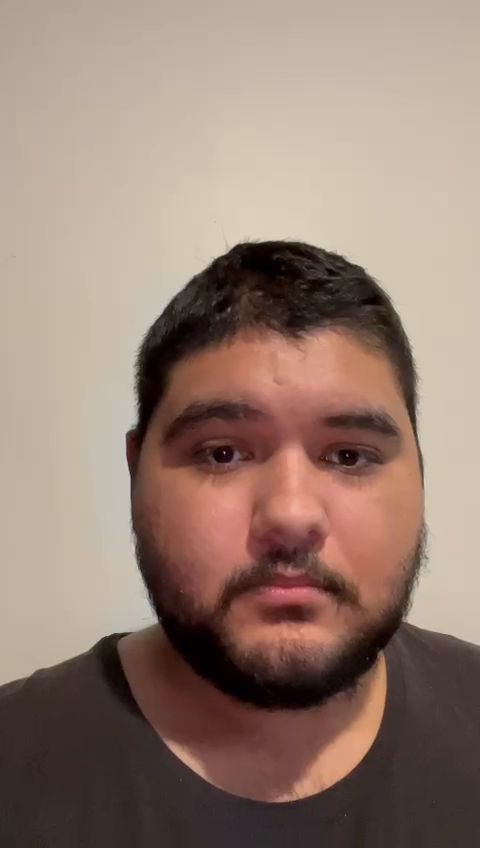
#> input picture frame 95 of reconocimiento facial/Lester1.mp4, 480 x 848 px, given in place of lilycolins1.mp4, which was not available
$ python capturaRostros.py
#> lines starting #> are read from the running program, lines starting #| are printed output that depends on the picture; pictures that were not available may be replaced by others from this repository, and a replacement may not be noted
import os

import cv2
import imutils

# Aqui encontramos el nombre de la carpeta a la cual se agregaran los rostros para entrenar
# Se tiene que descomentar para ejecutar la carpeta a crear
# una vez creada, comentar de nuevo y repetir el paso anterior con la siguiente persona
personName = 'LilyColins'
# [7 lines of commented-out code are left out]
dataPath = 'C:/Users/leste/OneDrive/Escritorio/reconocimiento facial/data'
personPath = dataPath + '/' + personName
# si no esxite esa carpeta se crea y se le agregan las imagenes sacadas del video o de la camara web
if not os.path.exists(personPath):
    print('Carpeta creada: ', personPath)
    os.makedirs(personPath)
# Esta opcion es para crear un dataset con su propia camara web
# cap = cv2.VideoCapture(0, cv2.CAP_DSHOW)

# Esta opcion es para crear el dataset a base de un video
# esta opcion es para capturar a traves de webcam
# cap = cv2.VideoCapture(0,cv2.CAP_DSHOW)

# Aqui empiezan los videos precargados para su captura de rostros
# descomentar el que desea capturar
cap = cv2.VideoCapture('lilycolins1.mp4')
# [6 lines of commented-out code are left out]


faceClassif = cv2.CascadeClassifier(
    cv2.data.haarcascades+'haarcascade_frontalface_default.xml')
# contador de rostros capturados
# incrementar dependiendo la cantidad de rostros capturados mas abajo
count = 0

# Aqui se hace la captura de los rostros
while True:

    ret, frame = cap.read()
#> frame is the input picture: shape (848, 480, 3); mean B, G, R 114.6, 127, 149.3
    if ret == False:
        break
    frame = imutils.resize(frame, width=640)
#> frame: shape (1130, 640, 3)
    gray = cv2.cvtColor(frame, cv2.COLOR_BGR2GRAY)
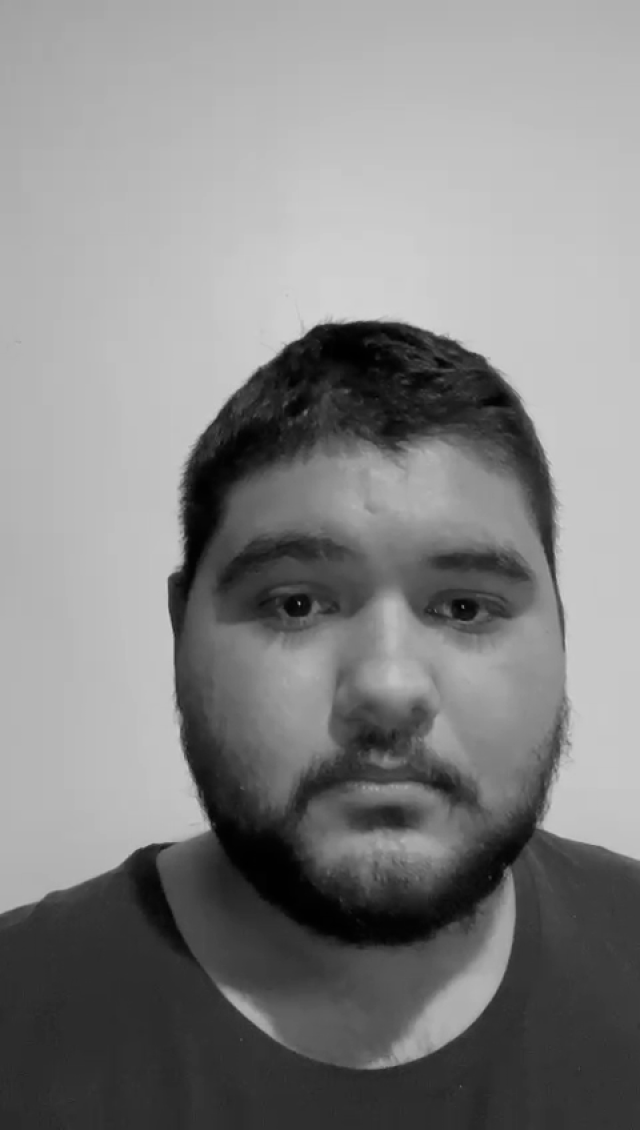
#> gray: shape (1130, 640); min 0, max 213, mean 132.2
    auxFrame = frame.copy()
    faces = faceClassif.detectMultiScale(gray, 1.3, 5)
#> faces = [[175, 442, 430, 430]]

    for (x, y, w, h) in faces:
        cv2.rectangle(frame, (x, y), (x+w, y+h), (0, 255, 0), 2)
        rostro = auxFrame[y:y+h, x:x+w]
        # en esta parte se toma el rostro y se seta la anchura y altura del cuadrado a tomar
        rostro = cv2.resize(rostro, (170, 170), interpolation=cv2.INTER_CUBIC)
        # aqui se escribira la captura del rostro y se guardara en el formato .jpg con el nombre, rostro y un contador
        cv2.imwrite(personPath + '/rostro_{}.jpg'.format(count), rostro)
        count = count + 1
#> this loop made 1 pass
#> (x, y, w, h, count) on pass 1: (175, 442, 430, 430, 1)
#> pass 1, `rostro = auxFrame[y:y+h, x:x+w]`:
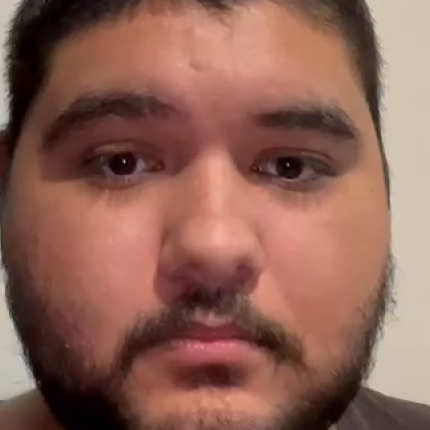
#> rostro: shape (430, 430, 3); mean B, G, R 85.5, 98.5, 142.1
#> after the loop:
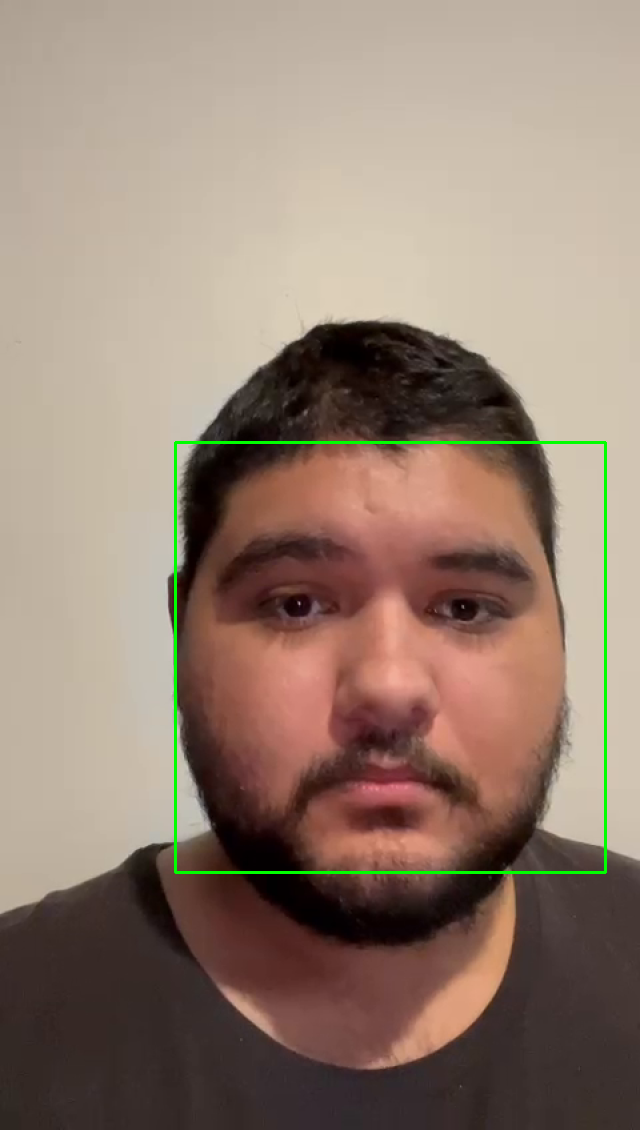
#> frame: shape (1130, 640, 3); mean B, G, R 113.8, 128, 148.3
#> after the loop, count = 1
        # muestra el video o frame donde se estaran capturando los rostros
    cv2.imshow('frame', frame)

    k = cv2.waitKey(1)
#> (key Esc is pressed here)
    # Aqui es la parte donde depende el contador de rostros capturados
    # si es >= 100 es que hasta 100 llegara, cambiar a 200 si se desea capturar 100 mas y el contador en vez de 0 ponerlo en 100
    if k == 27 or count >= 100:
        break

cap.release()
cv2.destroyAllWindows()

$ run again, starting later in the video
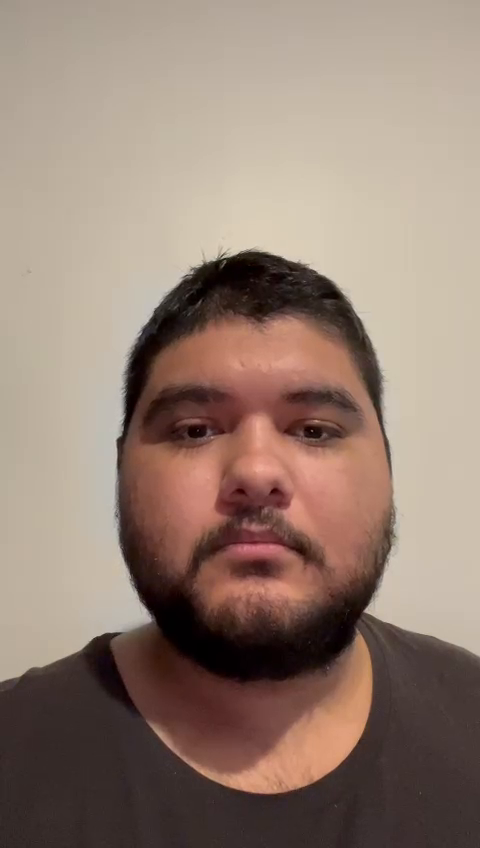
#> input picture frame 427 of reconocimiento facial/Lester1.mp4, 480 x 848 px, given in place of lilycolins1.mp4, which was not available
#> frame is the input picture: shape (848, 480, 3); mean B, G, R 115.7, 128.2, 149.1
#> faces = [[135, 407, 411, 411]]
#> the loop `for (x, y, w, h) in faces:` made 1 pass
#> (x, y, w, h, count) on pass 1: (135, 407, 411, 411, 1)
#> pass 1, `rostro = auxFrame[y:y+h, x:x+w]`:
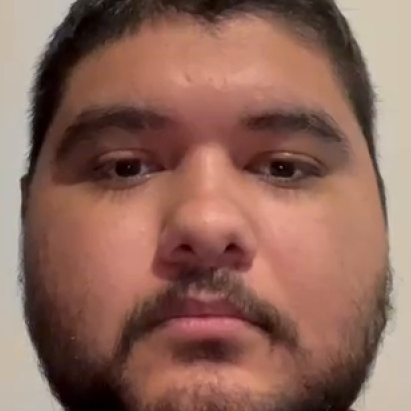
#> rostro: shape (411, 411, 3); mean B, G, R 90.2, 102.9, 142.1
#> after the loop `for (x, y, w, h) in faces:`:
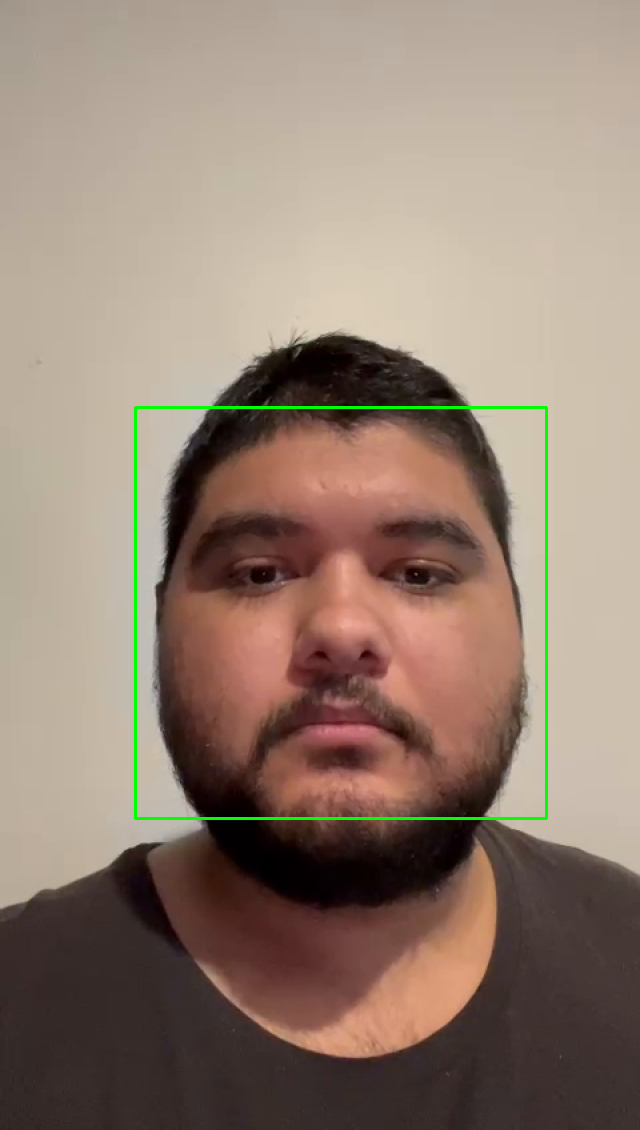
#> frame: shape (1130, 640, 3); mean B, G, R 114.8, 129, 148
#> after the loop `for (x, y, w, h) in faces:`: count = 1

$ run again, starting later in the video
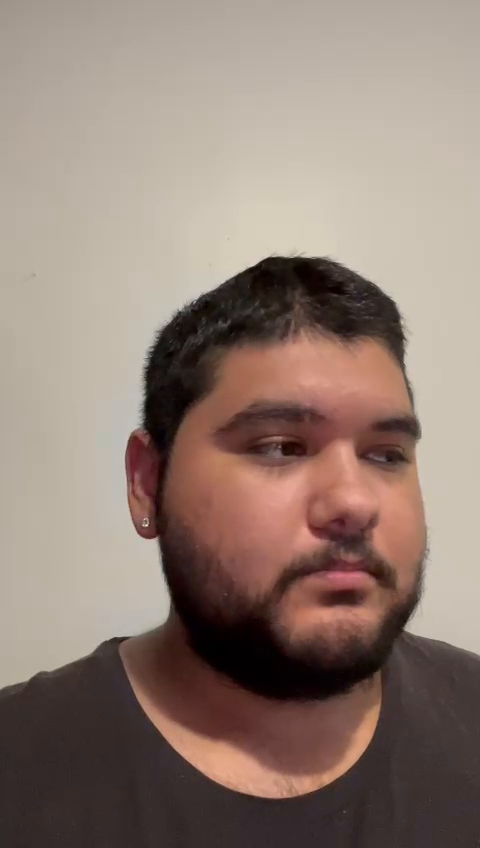
#> input picture frame 760 of reconocimiento facial/Lester1.mp4, 480 x 848 px, given in place of lilycolins1.mp4, which was not available
#> frame is the input picture: shape (848, 480, 3); mean B, G, R 116.3, 126.7, 145.5
#> faces = [[225, 447, 394, 394]]
#> the loop `for (x, y, w, h) in faces:` made 1 pass
#> (x, y, w, h, count) on pass 1: (225, 447, 394, 394, 1)
#> pass 1, `rostro = auxFrame[y:y+h, x:x+w]`:
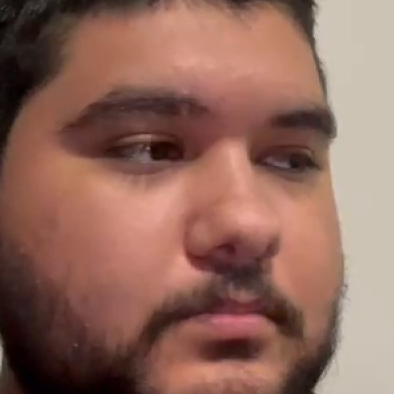
#> rostro: shape (394, 394, 3); mean B, G, R 91.7, 104.3, 144.2
#> after the loop `for (x, y, w, h) in faces:`:
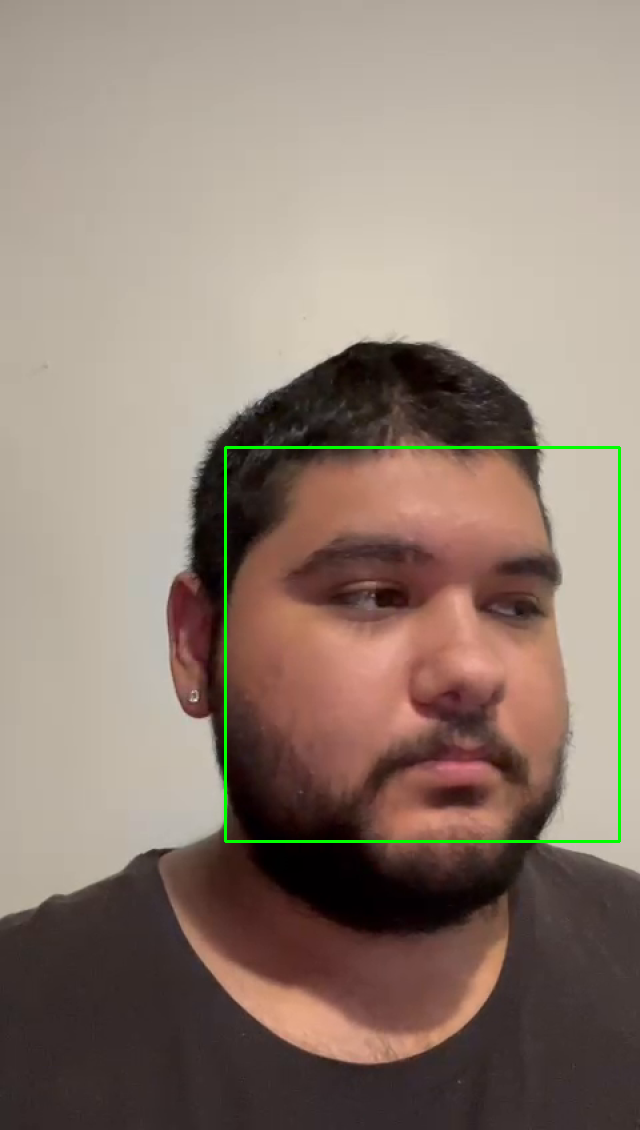
#> frame: shape (1130, 640, 3); mean B, G, R 115.7, 127.7, 144.7
#> after the loop `for (x, y, w, h) in faces:`: count = 1
